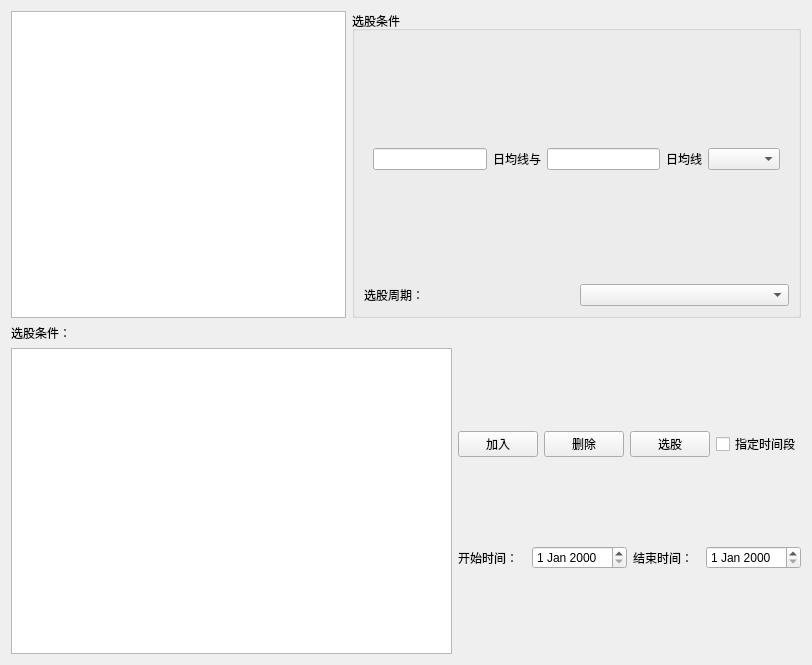
<?xml version="1.0" encoding="UTF-8"?>
<ui version="4.0">
 <class>Form</class>
 <widget class="QWidget" name="Form">
  <property name="geometry">
   <rect>
    <x>0</x>
    <y>0</y>
    <width>812</width>
    <height>665</height>
   </rect>
  </property>
  <property name="windowTitle">
   <string>Form</string>
  </property>
  <layout class="QVBoxLayout" name="verticalLayout_3">
   <item>
    <layout class="QHBoxLayout" name="horizontalLayout_4">
     <item>
      <widget class="QListWidget" name="listWidget_condition">
       <property name="font">
        <font>
         <pointsize>9</pointsize>
        </font>
       </property>
      </widget>
     </item>
     <item>
      <widget class="QGroupBox" name="groupBox">
       <property name="font">
        <font>
         <pointsize>9</pointsize>
        </font>
       </property>
       <property name="title">
        <string>选股条件</string>
       </property>
       <layout class="QVBoxLayout" name="verticalLayout">
        <item>
         <widget class="QStackedWidget" name="stackedWidget">
          <property name="currentIndex">
           <number>0</number>
          </property>
          <widget class="QWidget" name="page_ma">
           <layout class="QHBoxLayout" name="horizontalLayout">
            <item>
             <widget class="QLineEdit" name="lineEdit_ma1"/>
            </item>
            <item>
             <widget class="QLabel" name="label">
              <property name="text">
               <string>日均线与</string>
              </property>
             </widget>
            </item>
            <item>
             <widget class="QLineEdit" name="lineEdit_ma2"/>
            </item>
            <item>
             <widget class="QLabel" name="label_2">
              <property name="text">
               <string>日均线</string>
              </property>
             </widget>
            </item>
            <item>
             <widget class="QComboBox" name="comboBox_maCondition"/>
            </item>
           </layout>
          </widget>
          <widget class="QWidget" name="page_macd">
           <layout class="QHBoxLayout" name="horizontalLayout_2">
            <item>
             <widget class="QLabel" name="label_5">
              <property name="text">
               <string>Diff线</string>
              </property>
             </widget>
            </item>
            <item>
             <widget class="QComboBox" name="comboBox_macdCond"/>
            </item>
            <item>
             <widget class="QLabel" name="label_6">
              <property name="text">
               <string>Dea线</string>
              </property>
             </widget>
            </item>
            <item>
             <widget class="QCheckBox" name="checkBox">
              <property name="text">
               <string>0轴</string>
              </property>
             </widget>
            </item>
            <item>
             <widget class="QComboBox" name="comboBox_position"/>
            </item>
            <item>
             <widget class="QLabel" name="label_7">
              <property name="text">
               <string>%</string>
              </property>
             </widget>
            </item>
            <item>
             <widget class="QLineEdit" name="lineEdit_percent"/>
            </item>
           </layout>
          </widget>
         </widget>
        </item>
        <item>
         <layout class="QHBoxLayout" name="horizontalLayout_3">
          <item>
           <widget class="QLabel" name="label_4">
            <property name="text">
             <string>选股周期：</string>
            </property>
           </widget>
          </item>
          <item>
           <widget class="QComboBox" name="comboBox_period"/>
          </item>
         </layout>
        </item>
       </layout>
      </widget>
     </item>
    </layout>
   </item>
   <item>
    <widget class="QLabel" name="label_3">
     <property name="font">
      <font>
       <pointsize>9</pointsize>
      </font>
     </property>
     <property name="text">
      <string>选股条件：</string>
     </property>
    </widget>
   </item>
   <item>
    <layout class="QHBoxLayout" name="horizontalLayout_7">
     <item>
      <widget class="QListWidget" name="listWidget_pickupConds">
       <property name="font">
        <font>
         <pointsize>9</pointsize>
        </font>
       </property>
      </widget>
     </item>
     <item>
      <layout class="QVBoxLayout" name="verticalLayout_2">
       <item>
        <layout class="QHBoxLayout" name="horizontalLayout_5">
         <item>
          <widget class="QPushButton" name="pb_add">
           <property name="font">
            <font>
             <pointsize>9</pointsize>
            </font>
           </property>
           <property name="text">
            <string>加入</string>
           </property>
          </widget>
         </item>
         <item>
          <widget class="QPushButton" name="pb_delete">
           <property name="font">
            <font>
             <pointsize>9</pointsize>
            </font>
           </property>
           <property name="text">
            <string>删除</string>
           </property>
          </widget>
         </item>
         <item>
          <widget class="QPushButton" name="pb_pickup">
           <property name="font">
            <font>
             <pointsize>9</pointsize>
            </font>
           </property>
           <property name="text">
            <string>选股</string>
           </property>
          </widget>
         </item>
         <item>
          <widget class="QCheckBox" name="checkBox_specificDate">
           <property name="font">
            <font>
             <pointsize>9</pointsize>
            </font>
           </property>
           <property name="text">
            <string>指定时间段</string>
           </property>
          </widget>
         </item>
        </layout>
       </item>
       <item>
        <layout class="QHBoxLayout" name="horizontalLayout_6">
         <item>
          <widget class="QLabel" name="label_8">
           <property name="font">
            <font>
             <pointsize>9</pointsize>
            </font>
           </property>
           <property name="text">
            <string>开始时间：</string>
           </property>
          </widget>
         </item>
         <item>
          <widget class="QDateEdit" name="dateEdit">
           <property name="font">
            <font>
             <pointsize>9</pointsize>
            </font>
           </property>
          </widget>
         </item>
         <item>
          <widget class="QLabel" name="label_9">
           <property name="font">
            <font>
             <pointsize>9</pointsize>
            </font>
           </property>
           <property name="text">
            <string>结束时间：</string>
           </property>
          </widget>
         </item>
         <item>
          <widget class="QDateEdit" name="dateEdit_2">
           <property name="font">
            <font>
             <pointsize>9</pointsize>
            </font>
           </property>
          </widget>
         </item>
        </layout>
       </item>
      </layout>
     </item>
    </layout>
   </item>
  </layout>
 </widget>
 <resources/>
 <connections>
  <connection>
   <sender>pb_add</sender>
   <signal>clicked()</signal>
   <receiver>Form</receiver>
   <slot>on_addPickupCond()</slot>
   <hints>
    <hint type="sourcelabel">
     <x>502</x>
     <y>416</y>
    </hint>
    <hint type="destinationlabel">
     <x>801</x>
     <y>322</y>
    </hint>
   </hints>
  </connection>
  <connection>
   <sender>pb_pickup</sender>
   <signal>clicked()</signal>
   <receiver>Form</receiver>
   <slot>on_pickup()</slot>
   <hints>
    <hint type="sourcelabel">
     <x>660</x>
     <y>426</y>
    </hint>
    <hint type="destinationlabel">
     <x>804</x>
     <y>367</y>
    </hint>
   </hints>
  </connection>
  <connection>
   <sender>pb_delete</sender>
   <signal>clicked()</signal>
   <receiver>Form</receiver>
   <slot>on_deletePickupCond()</slot>
   <hints>
    <hint type="sourcelabel">
     <x>602</x>
     <y>420</y>
    </hint>
    <hint type="destinationlabel">
     <x>806</x>
     <y>430</y>
    </hint>
   </hints>
  </connection>
  <connection>
   <sender>checkBox_specificDate</sender>
   <signal>clicked()</signal>
   <receiver>Form</receiver>
   <slot>on_specificDate()</slot>
   <hints>
    <hint type="sourcelabel">
     <x>759</x>
     <y>421</y>
    </hint>
    <hint type="destinationlabel">
     <x>807</x>
     <y>396</y>
    </hint>
   </hints>
  </connection>
 </connections>
 <slots>
  <slot>on_addPickupCond()</slot>
  <slot>on_deletePickupCond()</slot>
  <slot>on_pickup()</slot>
  <slot>on_specificDate()</slot>
 </slots>
</ui>
